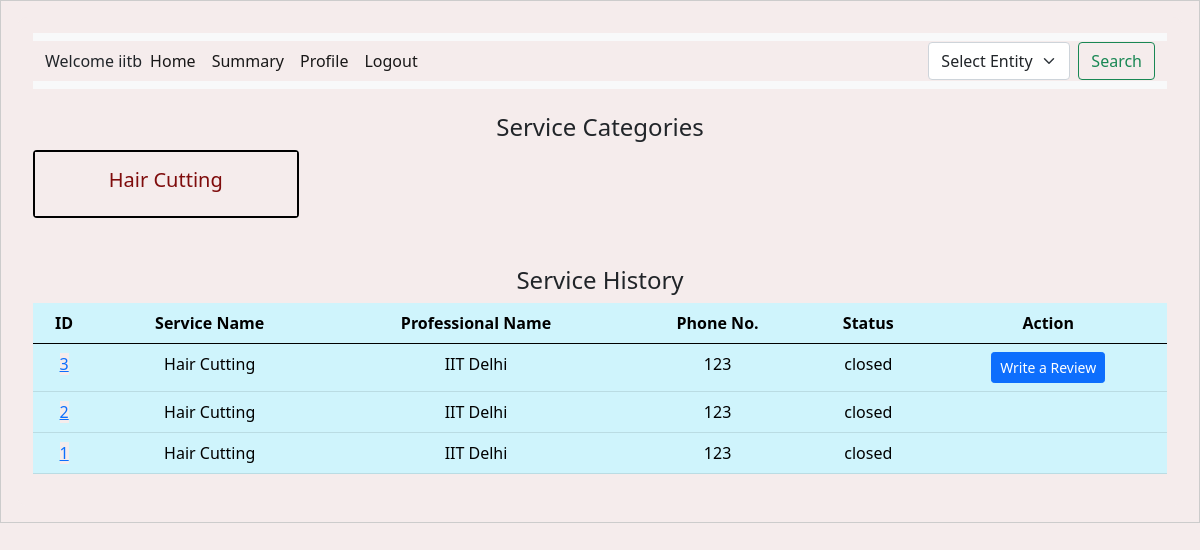
The app's page /customer_dashboard (signed in), older data.
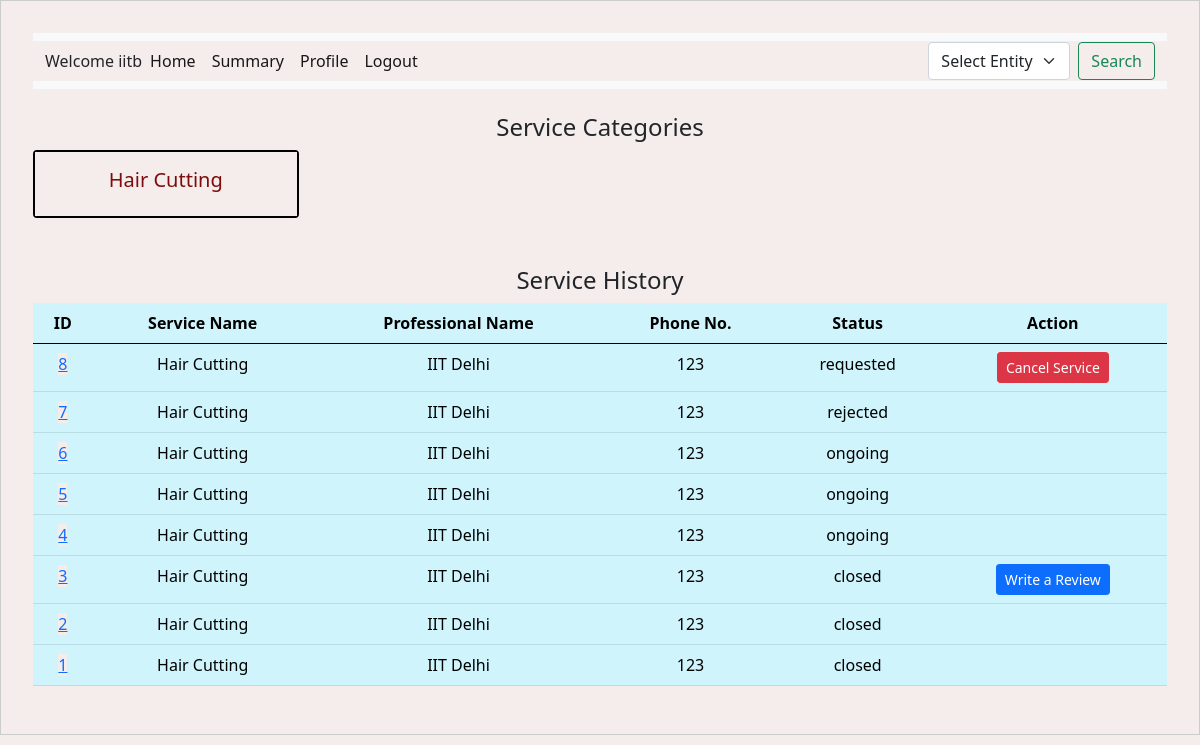
The same page, newer data.
### backend/models.py (models this page shows)
class Customer(db.Model):
    __tablename__ = "customer"
    id = db.Column(db.Integer, primary_key=True, autoincrement=True)
    username = db.Column(db.String, unique=True, nullable=False)
    password = db.Column(db.String, nullable=False)
    name = db.Column(db.String, nullable=False)
    email = db.Column(db.String, unique=True, nullable=False)
    address = db.Column(db.String, nullable=False)
    pin_code = db.Column(db.String, nullable=False)
    phone_no = db.Column(db.Integer, nullable=False)
    role = db.Column(
        db.Integer, nullable=False, default=1
    )  # 0 for admin, 1 for customer
    average_rating = db.Column(db.Float, nullable=True)  # New column for average rating
    is_blocked = db.Column(
        db.Boolean, default=False
    )  # New column to track block status

class Service_Request(db.Model):
    __tablename__ = "service_request"
    id = db.Column(db.Integer, primary_key=True, autoincrement=True)
    service_id = db.Column(db.Integer, db.ForeignKey("service.id"), nullable=False)
    customer_id = db.Column(db.Integer, db.ForeignKey("customer.id"), nullable=False)
    professional_id = db.Column(
        db.Integer, db.ForeignKey("service_professional.id"), nullable=False
    )
    date_of_request = db.Column(db.DateTime, nullable=False, default=datetime.utcnow)
    date_of_completion = db.Column(db.DateTime)
    service_status = db.Column(
        db.String, nullable=False
    )  # e.g., 'requested', 'assigned', 'closed'
    remarks = db.Column(db.String, nullable=True)  # ratings given by customer
    rating = db.Column(db.Integer, nullable=True)  # Added this line for the rating
    customer_rating = db.Column(
        db.Integer, nullable=True
    )  # Rating given by professional
    customer_remarks = db.Column(
        db.String, nullable=True
    )  # Remarks from the professional
    requested_date = db.Column(db.Date)
    requested_time = db.Column(db.Time)
    service = db.relationship(
        "Service",
        backref=db.backref(
            "service_requests",
            lazy=True,
        ),
    )
    customer = db.relationship(
        "Customer", backref=db.backref("service_requests", lazy=True)
    )
    professional = db.relationship(
        "Service_Professional",
        backref=db.backref("service_requests", lazy=True, cascade="all, delete-orphan"),
    )

class Service(db.Model):
    __tablename__ = "service"
    id = db.Column(db.Integer, primary_key=True, autoincrement=True)
    name = db.Column(db.String, nullable=False)
    base_price = db.Column(
        db.Integer, nullable=False
    )  # Changed 'price' to 'base_price'
    base_time_required = db.Column(db.String, nullable=True)
    description = db.Column(db.String, nullable=False)
    professional_services = db.relationship(
        "ProfessionalService", back_populates="service"
    )

class Service_Professional(db.Model):
    __tablename__ = "service_professional"
    id = db.Column(db.Integer, primary_key=True, autoincrement=True)
    username = db.Column(db.String, unique=True, nullable=False)
    password = db.Column(db.String, nullable=False)
    name = db.Column(db.String, nullable=False)
    service_type = db.Column(
        db.String, nullable=False
    )  # nullable true done for some reason
    experience = db.Column(db.Integer, nullable=False)
    phone_no = db.Column(db.Integer, nullable=False)
    email = db.Column(db.String, unique=True, nullable=False)
    address = db.Column(db.String, nullable=False)
    pin_code = db.Column(db.String, nullable=False)
    verified_status = db.Column(db.String, nullable=True)
    average_rating = db.Column(db.Float, nullable=True)  # New column for average rating
    document = db.Column(db.String, nullable=True)  # Column to store document path
    block_status = db.Column(db.Boolean, default=False)  # Block/unblock status
    custom_services = db.relationship(
        "ProfessionalService",
        back_populates="professional",
        lazy=True,
        cascade="all, delete-orphan",
    )

### backend/controller.py (the view)
@app.route("/customer_dashboard")
def customer_dashboard():
    customer_id = session.get("customer_id")
    customer = Customer.query.get(customer_id)
    if not customer_id:
        return redirect(url_for("user_login"))
    services = Service.query.all()
    pin_codes = db.session.query(Service_Professional.pin_code).distinct().all()
    pin_codes = [pin[0] for pin in pin_codes]  # Extract pin codes from query results
    service_requests = Service_Request.query.filter_by(customer_id=customer_id).all()
    service_requests.sort(key=lambda request: request.id, reverse=True)
    if customer.is_blocked:
        block_message = (
            "You have been blocked by the admin and cannot book any services."
        )
    else:
        block_message = ""
    return render_template(
        "customer_dashboard.html",
        block_message=block_message,
        services=services,
        service_requests=service_requests,
        pin_codes=pin_codes,
        customer=session.get("username"),  # Assuming customer_name is stored in session
    )

### templates/customer_dashboard.html (shortened to what this page needs)
<!DOCTYPE html>
<html lang="en">
<head>
    <link rel="stylesheet" href="/static/style.css" />
    <link href="https://cdn.jsdelivr.net/npm/bootstrap@5.0.2/dist/css/bootstrap.min.css" rel="stylesheet" />
</head>
<body>
    <div id="container">
        <div id="panel">
            <nav class="navbar navbar-expand-lg navbar-light bg-light">
                <div class="container-fluid">
                    <label>Welcome {{ customer }}</label>
                    <div class="collapse navbar-collapse" id="navbarSupportedContent">
                        <ul class="navbar-nav me-auto mb-2 mb-lg-0">
                            <li class="nav-item">
                                <a class="nav-link active" aria-current="page"
                                    href="{{ url_for('customer_dashboard') }}">Home</a>
                            </li>
                            <li class="nav-item">
                                <a class="nav-link active" aria-current="page"
                                    href="{{ url_for('customer_summary') }}">Summary</a>
                            </li>
                            <li class="nav-item">
                                <a class="nav-link active" aria-current="page"
                                    href="{{ url_for('customer_profile') }}">Profile</a>
                            </li>
                            <li class="nav-item">
                                <a class="nav-link active" aria-current="page" href="{{ url_for('logout') }}">Logout</a>
                            </li>
                        </ul>
                        <form class="d-flex" action="{{ url_for('search_service') }}" method="GET">
                            <select class="form-select me-2" name="entity" id="entity" required>
                                <option value="" disabled selected>Select Entity</option>
                            </select>
                            <button class="btn btn-outline-success" type="submit">Search</button>
                        </form>
                    </div>
                </div>
            </nav>
            <h4 class="mt-4">Service Categories</h4>
            <div class="row">
                {% for service in services %}
                <div class="col-md-3 mb-4">
                    <div class="card h-100">
                        <div class="card-body">
                            <h5 class="card-title">{{ service.name }}</h5>
                        </div>
                    </div>
                </div>
                {% endfor %}
            </div>
            <h4 class="mt-4">Service History</h4>
            {% if service_requests %}
            <table class="table table-info table-hover">
                <thead>
                    <tr>
                        <th>ID</th>
                        <th>Service Name</th>
                        <th>Professional Name</th>
                        <th>Phone No.</th>
                        <th>Status</th>
                        <th>Action</th>
                    </tr>
                </thead>
                <tbody>
                    {% for request in service_requests %}
                    <tr>
                        <td> <a href="{{ url_for('service_request_customer', request_id=request.id) }}">
                                {{ request.id }}
                            </a></td>
                        <td>{{ request.service.name }}</td>
                        <td>{{ request.professional.name }}</td>
                        <td>{{ request.professional.phone_no }}</td>
                        <td>{{ request.service_status }}</td>
                        <td>
                            {% if request.service_status == 'requested' %}
                            <form action="{{ url_for('cancel_service', service_id=request.id) }}" method="POST"
                                style="display:inline-block;">
                                <button type="button" class="btn btn-danger btn-sm" onclick="confirmCancel(this)">
                                    Cancel Service
                                </button>
                            </form>
                            {% elif request.service_status == 'closed' and not request.rating %}
                            <button class="btn btn-primary btn-sm" data-bs-toggle="modal"
                                data-bs-target="#closeServiceModal" data-id="{{ request.id }}"
                                data-service-name="{{ request.service.name }}"
                                data-professional-name="{{ request.professional.name }}"
                                data-professional-id="{{ request.professional.id }}"
                                data-description="{{ request.service.description }}">
                                Write a Review
                            </button>
                            {% endif %}
                        </td>
                    </tr>
                    {% endfor %}
                </tbody>
            </table>
            {% else %}
            <p>No service History Available ! </p>
            {% endif %}
        </div>
    </div>
</body>
</html>

### static/style.css (style rules this page uses)
* { margin: 0; background-color: #f5ecec; }
#panel { width: auto; margin: auto; height: auto; text-align: center; padding: 2vh; border: 0px solid black; border-radius: 10px; }
#container { width: auto; margin: auto; padding: 2vh; border: 1px solid #ccc; }
.card { border: 2px solid #000000 !important; height: auto; width: auto; color: #7f0c0c; }

Row changes from the older to the newer data that the page shows:
added Service_Request: id "8", service.name "Hair Cutting", professional.name "IIT Delhi", professional.phone_no "123", service_status "requested"
added Service_Request: id "7", service.name "Hair Cutting", professional.name "IIT Delhi", professional.phone_no "123", service_status "rejected"
added Service_Request: id "6", service.name "Hair Cutting", professional.name "IIT Delhi", professional.phone_no "123", service_status "ongoing"
added Service_Request: id "5", service.name "Hair Cutting", professional.name "IIT Delhi", professional.phone_no "123", service_status "ongoing"
added Service_Request: id "4", service.name "Hair Cutting", professional.name "IIT Delhi", professional.phone_no "123", service_status "ongoing"
